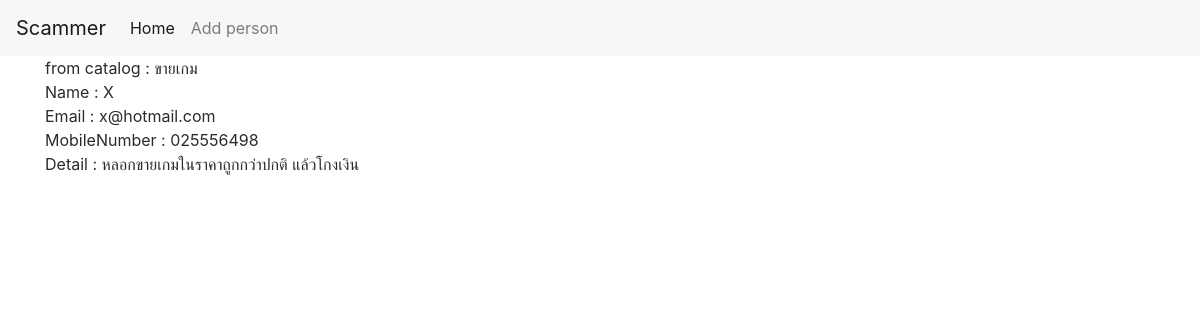
/detail/1, run on the app's committed database.
### scammerlist/models.py (models this page shows, shortened)
class Person(models.Model):
    catalog = models.ForeignKey(Catalog, on_delete=models.CASCADE)
    name = models.CharField(max_length=200)
    email = models.CharField(max_length=200)
    mobile_number = models.CharField(max_length=10)
    detail = models.CharField(max_length=400)

class Catalog(models.Model):
    type_cat = models.CharField(max_length=200)
    def __str__(self):
        return self.type_cat

### scammerlist/views.py (the view)
# urls.py: url(r'^detail/(?P<person_id>[0-9]+)$', views.persondetail, name='person_de'),
def persondetail(request,person_id):
    person = get_object_or_404(Person,pk=person_id)
    return render(request,"scammerlist/detail_sub.html",{"person":person})

### scammerlist/templates/scammerlist/detail_sub.html (shortened to what this page needs)
{% load static %}
<head>
<link rel="stylesheet" href="{% static 'css/bootstrap.min.css' %}">
<link rel="stylesheet" href="{% static 'css/bootstrap-theme.min.css' %}">
</head>
<nav class="navbar navbar-toggleable-md navbar-light bg-faded">
  <a class="navbar-brand" href="{% url 'index' %}">Scammer</a>
  <div class="collapse navbar-collapse">
    <div class="navbar-nav">
      <a class="nav-item nav-link active" href="{% url 'index' %}">Home <span class="sr-only">(current)</span></a>
      <a class="nav-item nav-link" href="{% url 'addperson' %}">Add person</a>
    </div>
  </div>
</nav>
<div class="container">
from catalog : {{ person.catalog }}<br>
Name : {{ person.name }}<br>
Email : {{ person.email }}<br>
MobileNumber : {{ person.mobile_number }}<br>
Detail : {{ person.detail }}<br>
</div>

### data on the page
Person: catalog "ขายเกม", name "X", email "x@hotmail.com", mobile_number "025556498", detail "หลอกขายเกมในราคาถูกกว่าปกติ แล้วโกงเงิน"
